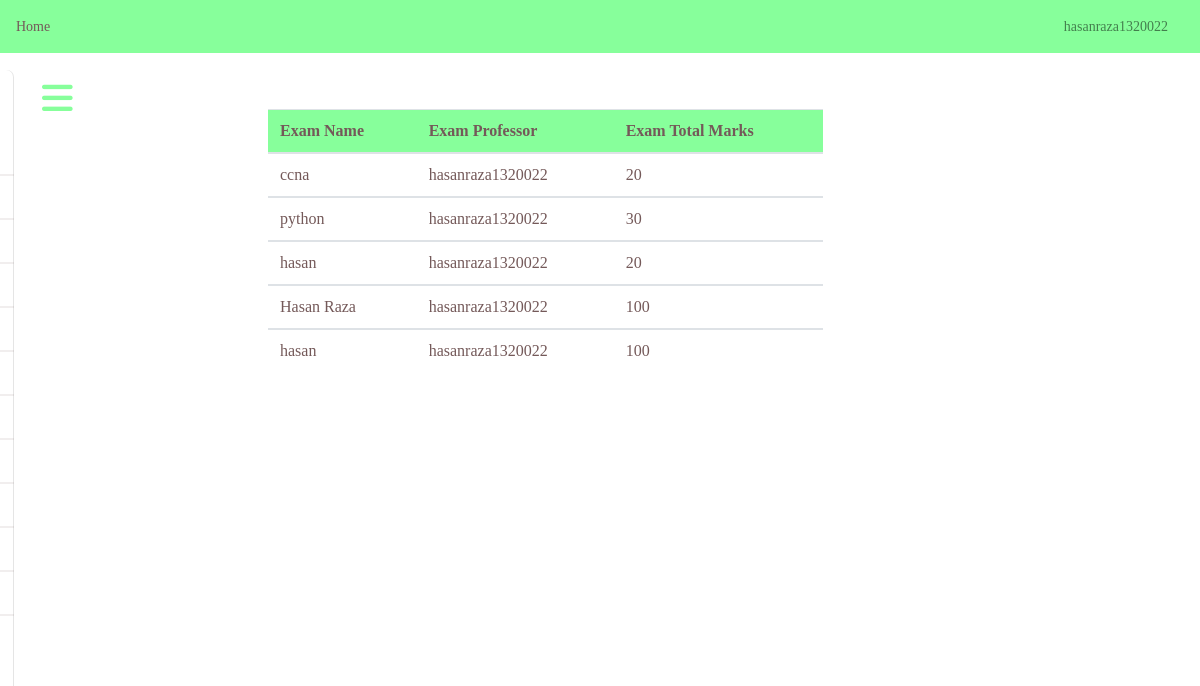
The page /exams/prof/viewpreviousexams/ (signed in) on the database its author committed.
### questions/models.py (models this page shows, shortened)
class Exam_Model(models.Model):
    professor = models.ForeignKey(User, limit_choices_to={'groups__name': "Professor"}, on_delete=models.CASCADE)
    name = models.CharField(max_length=50)
    total_marks = models.IntegerField()
    question_paper = models.ForeignKey(Question_Paper, on_delete=models.CASCADE, related_name='exams')
    start_time = models.DateTimeField(default=datetime.now())
    end_time = models.DateTimeField(default=datetime.now())

### questions/views.py (the view)
# urls.py: path('prof/viewpreviousexams/',views.view_previousexams_prof,name="faculty-previous"),
@login_required(login_url='faculty-login')
def view_previousexams_prof(request):
    prof = request.user
    student = 0
    exams = Exam_Model.objects.filter(professor=prof)
    return render(request, 'exam/previousexam.html', {
        'exams': exams,'prof': prof
    })

### templates/exam/previousexam.html (shortened to what this page needs)
{% extends 'base_faculty.html' %}
{% block body %}
<div class="row">
	<div class="col-md-2"></div>
    <div class="col-md-6">
    <div class="ml-5 container">
        {% if exams %}
                <table class="table">
                    <thead class="thead" style="color: #745959; background-color: #87ff9b">
                        <tr>
                        <th scope="col">Exam Name</th>
                        <th scope="col">Exam Professor</th>
                        <th scope="col">Exam Total Marks</th>
                        </tr>
                    </thead>
                {% for exam in exams %}
                        <tbody>
                            <tr>
                            <td>{{exam.name}}</td>
                            <td>{{exam.professor}}</td>
                            <td>{{exam.total_marks}}</td>
                            </tr>
                        </tbody>
                {% endfor %}
                </table>
        {% else %}
            <div class="jumbotron text-center bg-success">
                NO EXAMS CREATED
            </div>
        {% endif %}
    </div>
{% endblock %}

### templates/base_faculty.html (shortened to what this page needs)
{% load static %}
<html lang="en">
<head>
    <link href="{% static 'css/bootstrap.min.css' %}" rel="stylesheet">
    <link href="{% static 'css/main.css' %}" rel="stylesheet">
    <link href="{% static 'css/dashboard.css' %}" rel="stylesheet">
</head>
<body>
    <nav class="navbar navbar-light" style="background-color: #87ff9b">
  <a href="{% url 'faculty-index' %}" style="color:#745959">Home</a>
  <ul class="navbar-nav px-3" style="display:flex;flex-direction:row;align-items:center">
    <li class="nav-item text-nowrap">
      <a class="nav-link" href="#">{{request.user.username}}</a>
    </li>
  </ul>
</nav>
    {% include 'partials/_sidebar_faculty.html' %}
      {% block body %}
      {% endblock %}
</body>
</html>

### examProject/static/css/main.css (style rules this page uses)
body { font-family: cursive; }

### examProject/static/css/dashboard.css (style rules this page uses)
body { font-size: .875rem; }

### templates/base_faculty.html (style rules this page uses)
* { color: #745959; }

### templates/partials/_sidebar_faculty.html (style rules this page uses)
* { margin: 0; padding: 0; list-style: none; text-decoration: none; }

### rows shown on the page
Exam_Model: name "ccna", professor "hasanraza1320022", total_marks "20"
Exam_Model: name "python", professor "hasanraza1320022", total_marks "30"
Exam_Model: name "hasan", professor "hasanraza1320022", total_marks "20"
Exam_Model: name "Hasan Raza", professor "hasanraza1320022", total_marks "100"
Exam_Model: name "hasan", professor "hasanraza1320022", total_marks "100"

### other values the page prints
{{ request.user.username }} "hasanraza1320022"
